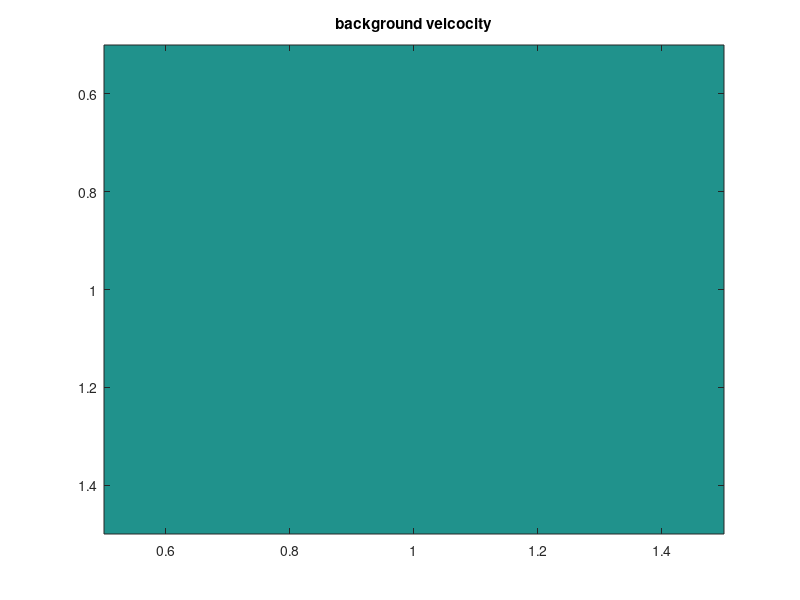
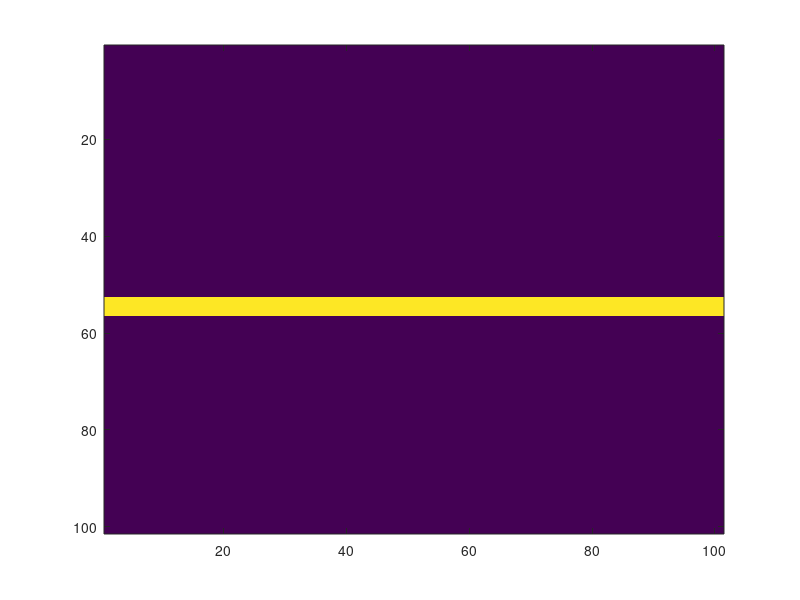
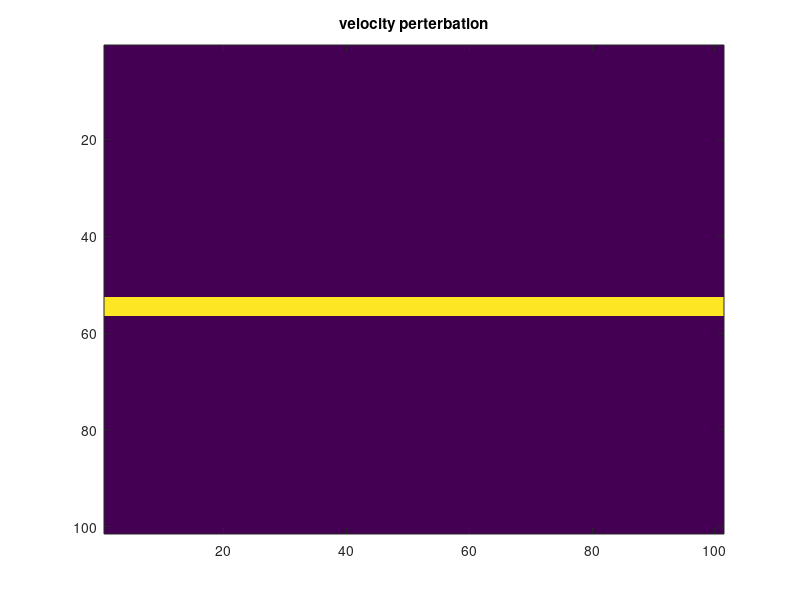

These charts were generated, in order, by the following MATLAB code: (Note: this script raises an error after producing the figures.)
% addpath of some functions and operators
addpath /Volumes/Users/linamiao/Documents/Tools/Matlabtools/tuning/

clear
% close all
%% generate data 
z = 0:10:1000;
x = 0:10:1000;
[zz,xx] = ndgrid(z,x);

% background velocity [m/s]
v0 = 1500; %+ .5*zz;
figure;imagesc(v0);title('background velcocity')

% true velocity model
dv = 0*xx;
% dv(zz >= 0) = 1600; 
% v(zz >= 300) = 2000;
dv(zz >= 520) = 600;
dv(zz >= 560) = 0;
figure; imagesc(dv);

% perturbation 
%dv = v - v0;
figure;imagesc(dv);title('velocity perterbation')

% Modeling
model.o = [0 0];
model.d = [10 10];
model.n = [101 101];
model.nb = [30 30 0];
  
% frequencies [Hz]
model.freq = 5:5:20; nfreq = length(model.freq);

% Ricker wavelet peak frequency and phase shift
model.f0 = 20;
model.t0 = -.08;

% source and receiver positions
model.zsrc = 10;
model.xsrc = 0:10:1000; nsrc = length(model.xsrc);
model.zrec = 10;
model.xrec = 0:10:1000; nrec = length(model.xrec);

% define point sources, each column of this matrix represents a source
% function defined on the grid {model.zsrc,model.xsrc}. A point source is
% represented as a spike on one of the gridp-points. If we take Q to be an
% identity matrix, each column represents a point-source on a different
% gridpoint.
Q = speye(nsrc);

% define model in [km^2/s^2]
m = 1e6./(v0(:) + dv(:)).^2; 

% create data
[DD,J] = F(m,Q,model,1);

% linearize data
D = J*m;

% reshape vectorized data into data-cube for plotting purposes
D = reshape(D,[nrec,nsrc,nfreq]); 

% plot frequency slices
figure;imagesc(real(D(:,:,1)));title('frequency slice of observed data')

% re-organize data into frequency-receiver-source order
D = permute(D,[3,1,2]);

% % plot one common shot gather in time domain
% % compensate negative frequency part
% n = length(model.freq);
% if mod(n,2) == 1
%    tmp = [D ; conj(D(end:-1:2,:,:))];
% else
%    tmp = [D ; conj(D(end-1:-1:2,:,:))];
% end
% 
% Dt = ifft(tmp,[],1)*sqrt(n);
% figure; imagesc(real(Dt(:,:,51)));colormap(gray);


% if pad zero to other frequencies part
% frequency axis
% f = 0:5:125;
% nf = length(f);
% temp = zeros(nf,length(x),length(x));
% for i = 1:n
%     idx = find(f==model.freq(i));
%     temp(idx,:,:) = D(i,:,:);
% end
% 
% 
% if mod(n,2) == 0
%    tmp = [temp ; conj(temp(end:-1:2,:,:))];
% else
%    tmp = [temp ; conj(temp(end-1:-1:2,:,:))];
% end
% Dt = ifft(tmp,[],1)*sqrt(n);
% figure; imagesc(real(Dt(:,:,51)));colormap(gray);
% 


% save modelled data
save model_data DD D model x z dv v0 ;



  



%keyboard;
%% migration in frequency domain
clear;%close all;
load model_data;
figure;imagesc(dv);title('true velocity perturbation')
data = D;
image = DSR_mig_freq(data,model.freq,x,x,z,v0(1));
figure; imagesc(abs(image));

save img1 image





%% first transform data into time domain, then use DSR_mig in time domain
clear;%close all;
load model_data;
figure;imagesc(dv);title('true velocity perturbation')

% pad zero to other frequencies part
% frequency axis
n = length(model.freq);
faxis = 0:.5:120;
nf = length(faxis);
temp = zeros(nf,length(x),length(x));
for i = 1:n
    idx = find(faxis==model.freq(i));
    temp(idx,:,:) = D(i,:,:);
end

if mod(n,2) == 1 % cause faxis has 0 component inside
   tmp = [temp ; conj(temp(end:-1:2,:,:))];
else
   tmp = [temp ; conj(temp(end-1:-1:2,:,:))];
end
Dt = ifft(tmp,[],1);%*sqrt(n);


data = Dt(1:nf,:,:);
data = Dt;
fmax = faxis(end);
df = faxis(2) - faxis(1);
t = [0:.5/fmax:1/df];
figure; imagesc(real(Dt(:,:,51)));colormap(gray);

image = DSR_mig(data,t,x,x,z,v0);

figure;imagesc(real(image));
  
save img2 image



